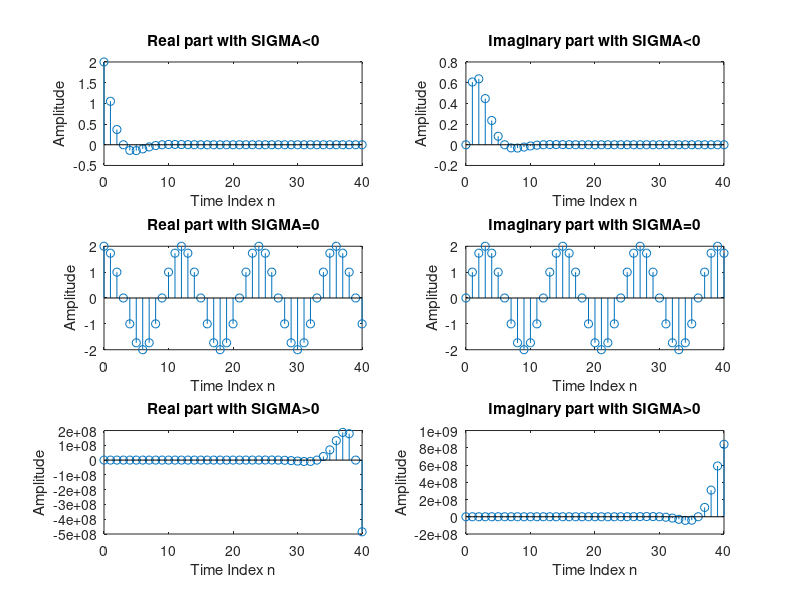

The MATLAB source for this figure:
c=-(1/2)+(pi/6)*i;
c1=0+(pi/6)*i;
c2=(1/2)+(pi/6)*i;
k=2;
n=0:40;
x=k*exp(c*n);
x1=k*exp(c1*n);
x2=k*exp(c2*n);
subplot(3,2,1);
stem(n,real(x));
xlabel('Time Index n');
ylabel('Amplitude');
title('Real part with SIGMA<0');
subplot(3,2,2);
stem(n,imag(x));
xlabel('Time Index n');
ylabel('Amplitude');
title('Imaginary part with SIGMA<0');
subplot(3,2,3);
stem(n,real(x1));
xlabel('Time Index n');
ylabel('Amplitude');
title('Real part with SIGMA=0');
subplot(3,2,4);
stem(n,imag(x1));
xlabel('Time Index n');
ylabel('Amplitude');
title('Imaginary part with SIGMA=0');
subplot(3,2,5);
stem(n,real(x2));
xlabel('Time Index n');
ylabel('Amplitude');
title('Real part with SIGMA>0');
subplot(3,2,6);
stem(n,imag(x2));
xlabel('Time Index n');
ylabel('Amplitude');
title('Imaginary part with SIGMA>0');